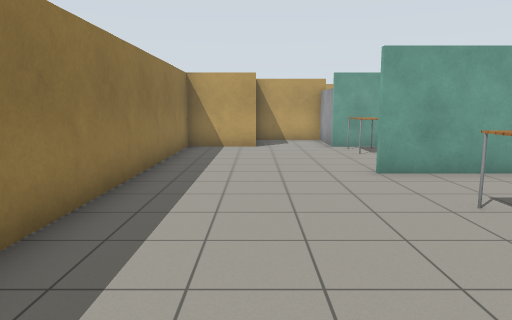
View 1 (above)

16 first-person views from a walk through a robot-simulator world made for Gazebo. The camera is 1.3 m above the floor, tilts 8° down and sees 70° across. The floor is counted in squares, 1 m on a side. Each view is taken from the middle of a square. On the plan, view 1 faces up. The plan holds only what a view shows up to about 15 squares ahead; the rest is blank. Robots are left out. Gazebo's built-in surfaces are drawn with simple patterns.

View 2
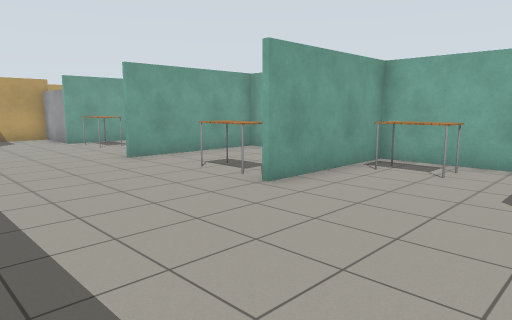

View 3
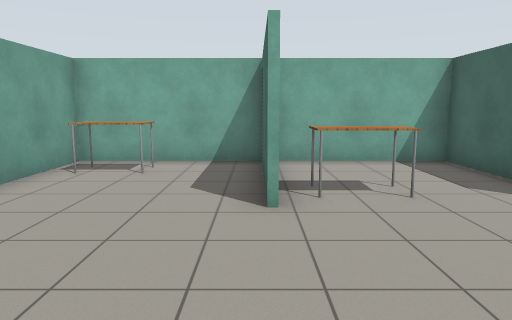

View 4
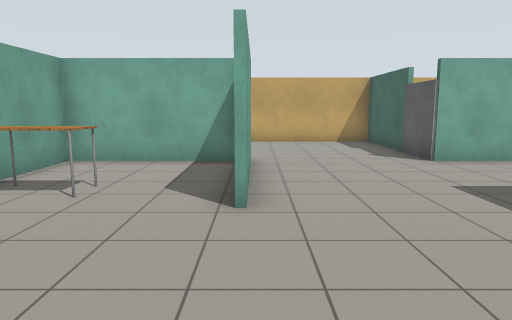

View 5
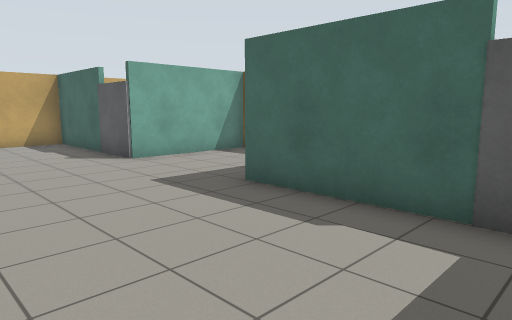

View 6
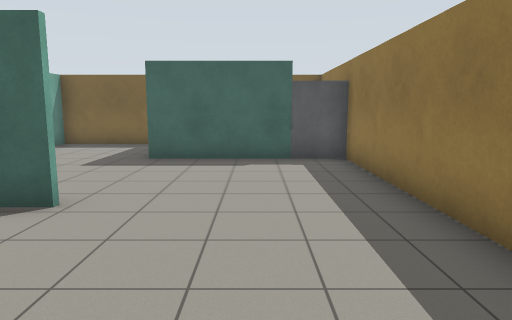

View 7
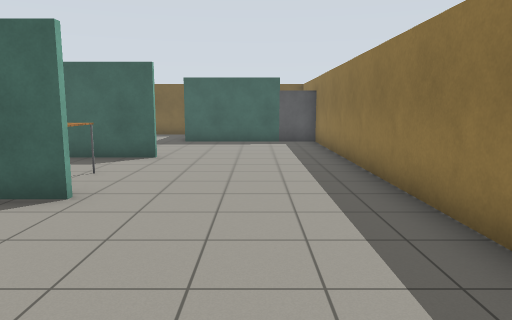

View 8
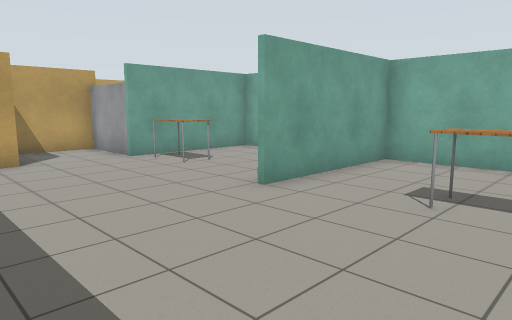

View 9
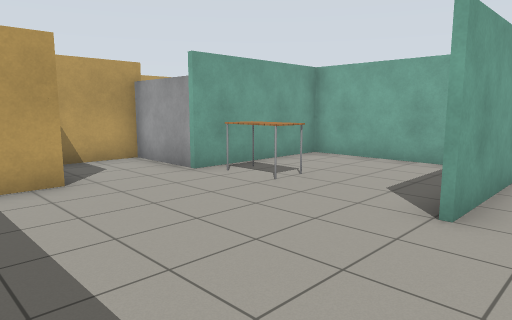

View 10
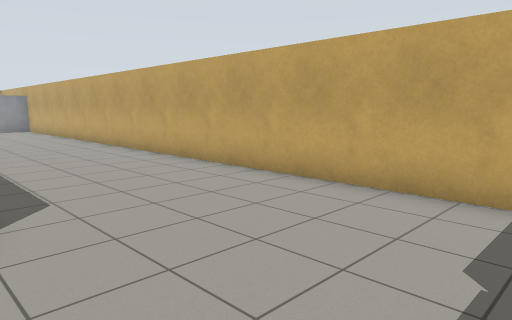

View 11
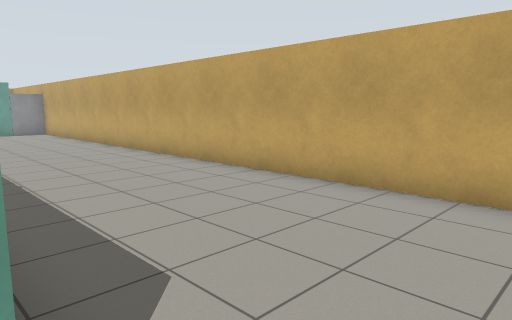

View 12
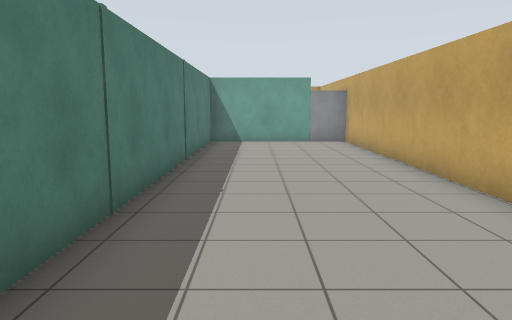

View 13
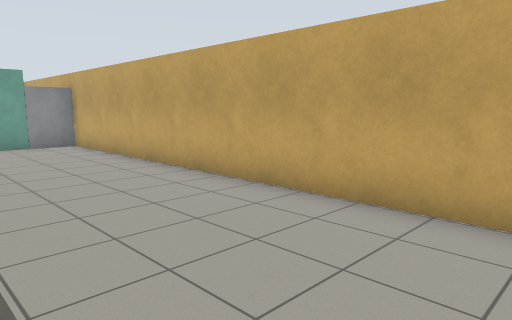

View 14
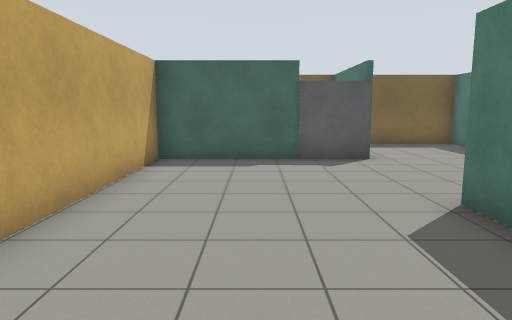

View 15
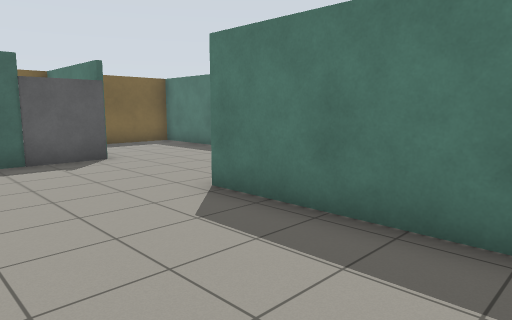

View 16
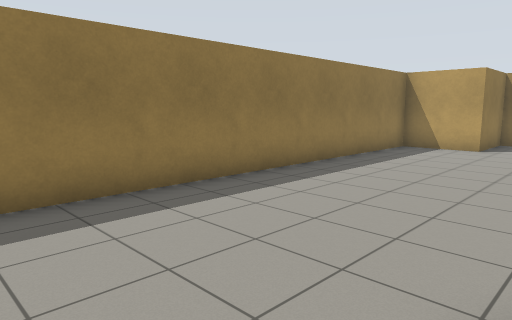

### Floor plan
Points are (right, up) in squares from view 1. A wall is a line through its corners. A room is listed if a view was taken in it or the views show most of it. See-through windows are left out.
Room 1 (views 1, 2, 3, 4, 5, 6, 7, 8, 9, 10, 11, 12, 13, 14, 15, 16)
walls: (7.1, -2.3) (4.5, -2.3); (2.6, -2.1) (7, -2.1); (7, 4.5) (7, 7.3) (2.4, 7.3); (7.2, -2.5) (7.2, -6.9) (2.6, -6.9); (2.6, -6.7) (7, -6.7) (7, 2.4) (3.4, 2.4); (7, 8.9) (7, 12.6); (7.2, 12.6) (7.2, 0.4); (11.2, 12.5) (3.4, 12.5); (8.9, -11.5) (12.6, -11.5) (12.6, 12.6); (2.8, -12.4) (2.8, -15.4) (7, -15.4) (7, -11.4); (-0.6, -11.5) (2.9, -11.5); (2.5, 15.2) (0, 15.2) (0, 12.5) (-2.4, 12.5) (-2.4, -11.2)
objects: door leaf (-2, -12) to (-1, -12); table (3, 3) to (3, 5); table (3, 11) to (4, 12); door leaf (3, 13) to (3, 15); table (4, -4) to (4, -3); table (6, 0) to (6, 1)

Positions as (right, up) in squares from view 1, and headings:
1: (0, 0), facing up
2: (-2, -2), facing up-right
3: (-2, -2), facing right
4: (-2, -7), facing right
5: (-2, -7), facing down-right
6: (0, -2), facing down
7: (0, 3), facing down
8: (-2, 3), facing up-right
9: (-2, 6), facing up-right
10: (7, -11), facing up-right
11: (7, -8), facing up-right
12: (9, -2), facing up
13: (8, -1), facing up-right
14: (10, -2), facing down
15: (11, -2), facing down-left
16: (3, 0), facing up-left
